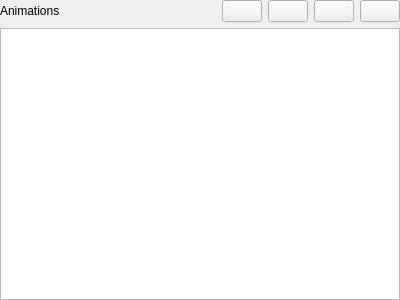
<?xml version="1.0" encoding="UTF-8"?>
<ui version="4.0">
 <class>AnimationListFrame</class>
 <widget class="QFrame" name="AnimationListFrame">
  <property name="geometry">
   <rect>
    <x>0</x>
    <y>0</y>
    <width>400</width>
    <height>300</height>
   </rect>
  </property>
  <property name="windowTitle">
   <string>Frame</string>
  </property>
  <property name="frameShape">
   <enum>QFrame::NoFrame</enum>
  </property>
  <property name="frameShadow">
   <enum>QFrame::Raised</enum>
  </property>
  <layout class="QVBoxLayout" name="verticalLayout">
   <property name="leftMargin">
    <number>0</number>
   </property>
   <property name="topMargin">
    <number>0</number>
   </property>
   <property name="rightMargin">
    <number>0</number>
   </property>
   <property name="bottomMargin">
    <number>0</number>
   </property>
   <item>
    <widget class="QFrame" name="animationListFrame">
     <property name="frameShape">
      <enum>QFrame::NoFrame</enum>
     </property>
     <property name="frameShadow">
      <enum>QFrame::Raised</enum>
     </property>
     <layout class="QVBoxLayout" name="verticalLayout_3">
      <property name="leftMargin">
       <number>0</number>
      </property>
      <property name="topMargin">
       <number>0</number>
      </property>
      <property name="rightMargin">
       <number>0</number>
      </property>
      <property name="bottomMargin">
       <number>0</number>
      </property>
      <item>
       <layout class="QHBoxLayout" name="animationListTitleLayout">
        <item>
         <widget class="QLabel" name="animationListTitleLabel">
          <property name="text">
           <string>Animations</string>
          </property>
         </widget>
        </item>
        <item>
         <spacer name="animationListTitleSpacer">
          <property name="orientation">
           <enum>Qt::Horizontal</enum>
          </property>
          <property name="sizeHint" stdset="0">
           <size>
            <width>40</width>
            <height>20</height>
           </size>
          </property>
         </spacer>
        </item>
        <item>
         <widget class="QPushButton" name="moveUpButton">
          <property name="toolTip">
           <string/>
          </property>
          <property name="statusTip">
           <string/>
          </property>
          <property name="text">
           <string/>
          </property>
          <property name="icon">
           <iconset resource="../iconset.qrc">
            <normaloff>:/src/icons/16x16/actions/go-up.png</normaloff>:/src/icons/16x16/actions/go-up.png</iconset>
          </property>
         </widget>
        </item>
        <item>
         <widget class="QPushButton" name="moveDownButton">
          <property name="toolTip">
           <string/>
          </property>
          <property name="text">
           <string/>
          </property>
          <property name="icon">
           <iconset resource="../iconset.qrc">
            <normaloff>:/src/icons/16x16/actions/go-down.png</normaloff>:/src/icons/16x16/actions/go-down.png</iconset>
          </property>
         </widget>
        </item>
        <item>
         <widget class="QPushButton" name="addAnimationButton">
          <property name="toolTip">
           <string>Add new animation</string>
          </property>
          <property name="statusTip">
           <string/>
          </property>
          <property name="text">
           <string/>
          </property>
          <property name="icon">
           <iconset resource="../iconset.qrc">
            <normaloff>:/src/icons/16x16/actions/list-add.png</normaloff>:/src/icons/16x16/actions/list-add.png</iconset>
          </property>
         </widget>
        </item>
        <item>
         <widget class="QPushButton" name="removeAnimationButton">
          <property name="toolTip">
           <string>Remove selected animation or frame</string>
          </property>
          <property name="statusTip">
           <string/>
          </property>
          <property name="text">
           <string/>
          </property>
          <property name="icon">
           <iconset resource="../iconset.qrc">
            <normaloff>:/src/icons/16x16/actions/list-remove.png</normaloff>:/src/icons/16x16/actions/list-remove.png</iconset>
          </property>
         </widget>
        </item>
       </layout>
      </item>
      <item>
       <widget class="QTreeView" name="animationList"/>
      </item>
     </layout>
    </widget>
   </item>
  </layout>
 </widget>
 <resources>
  <include location="../iconset.qrc"/>
 </resources>
 <connections/>
</ui>
